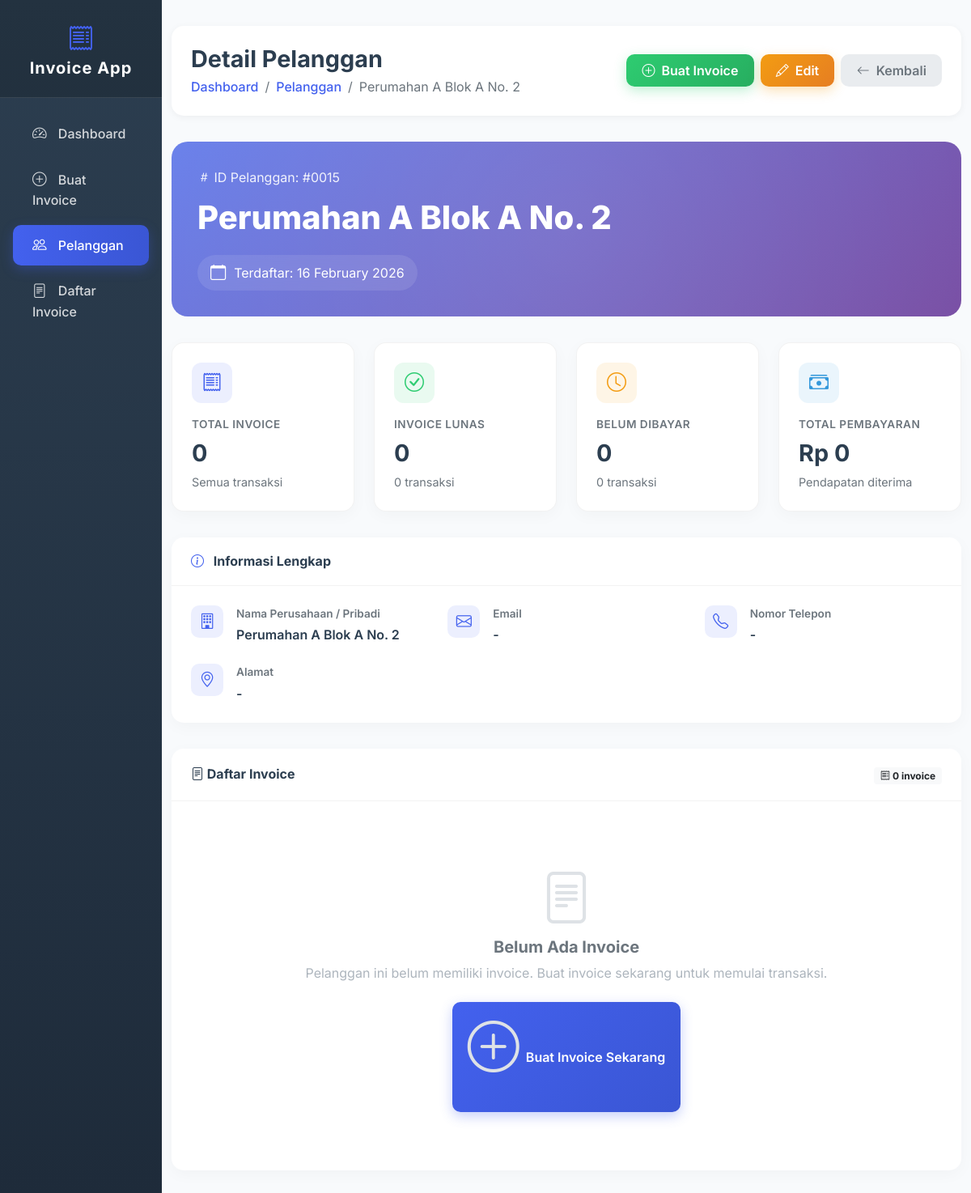
The page /view_customer.php?id=15 on the database its author committed.
### tables this page shows
CREATE TABLE `customers` (
  `id` int(11) NOT NULL,
  `name` varchar(100) NOT NULL,
  `email` varchar(100) DEFAULT NULL,
  `phone` varchar(20) DEFAULT NULL,
  `address` text DEFAULT NULL,
  `created_at` timestamp NOT NULL DEFAULT current_timestamp()
);

### include_functions.php (called while the page is built, shortened)
<?php
function formatRupiah($number) {
    return 'Rp ' . number_format($number, 0, ',', '.');
}
?>

### view_customer.php (the view, shortened to what this page needs)
<?php
require_once 'config_database.php';
require_once 'include_functions.php';
$id = $_GET['id'] ?? 0;
$query = "SELECT * FROM customers WHERE id = ?";
$stmt = $pdo->prepare($query);
$stmt->execute([$id]);
$customer = $stmt->fetch();
$query = "SELECT
            COUNT(*) as total_invoices,
            SUM(CASE WHEN status = 'paid' THEN total ELSE 0 END) as total_paid,
            SUM(CASE WHEN status = 'unpaid' THEN total ELSE 0 END) as total_unpaid,
            COUNT(CASE WHEN status = 'paid' THEN 1 END) as paid_invoices,
            COUNT(CASE WHEN status = 'unpaid' THEN 1 END) as unpaid_invoices
          FROM invoices
          WHERE customer_id = ?";
$stmt = $pdo->prepare($query);
$stmt->execute([$id]);
$stats = $stmt->fetch();
$query = "SELECT * FROM invoices WHERE customer_id = ? ORDER BY invoice_date DESC";
$stmt = $pdo->prepare($query);
$stmt->execute([$id]);
$invoices = $stmt->fetchAll();
?>
<!DOCTYPE html>
<html lang="id">
<head>
    <link href="https://cdn.jsdelivr.net/npm/bootstrap@5.1.3/dist/css/bootstrap.min.css" rel="stylesheet">
    <link rel="stylesheet" href="https://cdn.jsdelivr.net/npm/bootstrap-icons@1.8.1/font/bootstrap-icons.css">
</head>
<body>
    <div class="container-fluid">
        <div class="row">
            <nav class="col-md-2 d-md-block sidebar p-0">
                <div class="position-sticky">
                    <div class="sidebar-brand text-center">
                        <i class="bi bi-receipt"></i>
                        <h5>Invoice App</h5>
                    </div>
                    <ul class="nav flex-column mt-3">
                        <li class="nav-item">
                            <a class="nav-link" href="index.php">
                                <i class="bi bi-speedometer2"></i> Dashboard
                            </a>
                        </li>
                        <li class="nav-item">
                            <a class="nav-link" href="add_invoice.php">
                                <i class="bi bi-plus-circle"></i> Buat Invoice
                            </a>
                        </li>
                        <li class="nav-item">
                            <a class="nav-link active" href="customers.php">
                                <i class="bi bi-people"></i> Pelanggan
                            </a>
                        </li>
                        <li class="nav-item">
                            <a class="nav-link" href="invoices.php">
                                <i class="bi bi-file-text"></i> Daftar Invoice
                            </a>
                        </li>
                    </ul>
                </div>
            </nav>
            <main class="col-md-10 ms-sm-auto">
                <div class="page-header d-flex justify-content-between align-items-center">
                    <div>
                        <h1 class="h2 mb-1">Detail Pelanggan</h1>
                        <nav aria-label="breadcrumb">
                            <ol class="breadcrumb mb-0">
                                <li class="breadcrumb-item"><a href="index.php">Dashboard</a></li>
                                <li class="breadcrumb-item"><a href="customers.php">Pelanggan</a></li>
                                <li class="breadcrumb-item active"><?= htmlspecialchars($customer['name']) ?></li>
                            </ol>
                        </nav>
                    </div>
                    <div class="d-flex gap-2">
                        <a href="add_invoice.php?customer_id=<?= $customer['id'] ?>" class="btn-custom btn-success-custom">
                            <i class="bi bi-plus-circle"></i> Buat Invoice
                        </a>
                        <a href="edit_customer.php?id=<?= $customer['id'] ?>" class="btn-custom btn-warning-custom">
                            <i class="bi bi-pencil"></i> Edit
                        </a>
                        <a href="customers.php" class="btn-custom btn-secondary-custom">
                            <i class="bi bi-arrow-left"></i> Kembali
                        </a>
                    </div>
                </div>
                <div class="customer-header">
                    <div class="customer-id">
                        <i class="bi bi-hash"></i> ID Pelanggan: #<?= str_pad($customer['id'], 4, '0', STR_PAD_LEFT) ?>
                    </div>
                    <div class="customer-name">
                        <?= htmlspecialchars($customer['name']) ?>
                    </div>
                    <div class="customer-contact">
                        <div class="contact-item">
                            <i class="bi bi-calendar"></i>
                            Terdaftar: <?= date('d F Y', strtotime($customer['created_at'])) ?>
                        </div>
                    </div>
                </div>
                <div class="stats-grid">
                    <div class="stat-card">
                        <div class="stat-icon total">
                            <i class="bi bi-receipt"></i>
                        </div>
                        <div class="stat-label">Total Invoice</div>
                        <div class="stat-value"><?= $stats['total_invoices'] ?? 0 ?></div>
                        <div class="stat-sub">Semua transaksi</div>
                    </div>
                    <div class="stat-card">
                        <div class="stat-icon paid">
                            <i class="bi bi-check-circle"></i>
                        </div>
                        <div class="stat-label">Invoice Lunas</div>
                        <div class="stat-value"><?= $stats['paid_invoices'] ?? 0 ?></div>
                        <div class="stat-sub"><?= $stats['paid_invoices'] ?? 0 ?> transaksi</div>
                    </div>
                    <div class="stat-card">
                        <div class="stat-icon unpaid">
                            <i class="bi bi-clock"></i>
                        </div>
                        <div class="stat-label">Belum Dibayar</div>
                        <div class="stat-value"><?= $stats['unpaid_invoices'] ?? 0 ?></div>
                        <div class="stat-sub"><?= $stats['unpaid_invoices'] ?? 0 ?> transaksi</div>
                    </div>
                    <div class="stat-card">
                        <div class="stat-icon revenue">
                            <i class="bi bi-cash-stack"></i>
                        </div>
                        <div class="stat-label">Total Pembayaran</div>
                        <div class="stat-value"><?= formatRupiah($stats['total_paid'] ?? 0) ?></div>
                        <div class="stat-sub">Pendapatan diterima</div>
                    </div>
                </div>
                <div class="info-card">
                    <div class="card-header">
                        <h6><i class="bi bi-info-circle"></i> Informasi Lengkap</h6>
                    </div>
                    <div class="card-body">
                        <div class="info-grid">
                            <div class="info-item">
                                <div class="info-icon">
                                    <i class="bi bi-building"></i>
                                </div>
                                <div class="info-content">
                                    <div class="label">Nama Perusahaan / Pribadi</div>
                                    <div class="value"><?= htmlspecialchars($customer['name']) ?></div>
                                </div>
                            </div>
                            <div class="info-item">
                                <div class="info-icon">
                                    <i class="bi bi-envelope"></i>
                                </div>
                                <div class="info-content">
                                    <div class="label">Email</div>
                                    <div class="value"><?= htmlspecialchars($customer['email'] ?: '-') ?></div>
                                </div>
                            </div>
                            <div class="info-item">
                                <div class="info-icon">
                                    <i class="bi bi-telephone"></i>
                                </div>
                                <div class="info-content">
                                    <div class="label">Nomor Telepon</div>
                                    <div class="value"><?= htmlspecialchars($customer['phone'] ?: '-') ?></div>
                                </div>
                            </div>
                            <div class="info-item">
                                <div class="info-icon">
                                    <i class="bi bi-geo-alt"></i>
                                </div>
                                <div class="info-content">
                                    <div class="label">Alamat</div>
                                    <div class="value"><?= nl2br(htmlspecialchars($customer['address'] ?: '-')) ?></div>
                                </div>
                            </div>
                        </div>
                    </div>
                </div>
                <div class="table-card">
                    <div class="card-header">
                        <div class="row align-items-center">
                            <div class="col-md-6">
                                <h6><i class="bi bi-file-text"></i> Daftar Invoice</h6>
                            </div>
                            <div class="col-md-6 text-end">
                                <span class="badge bg-light text-dark">
                                    <i class="bi bi-receipt"></i> <?= count($invoices) ?> invoice
                                </span>
                            </div>
                        </div>
                    </div>
                    <div class="card-body">
                        <?php if (count($invoices) > 0): ?>
                            <div class="table-responsive">
                                <table class="table">
                                    <thead>
                                        <tr>
                                            <th>No. Invoice</th>
                                            <th>Tanggal</th>
                                            <th>Total</th>
                                            <th>Status</th>
                                            <th class="text-center">Aksi</th>
                                        </tr>
                                    </thead>
                                    <tbody>
                                        <?php foreach($invoices as $invoice): ?>
                                        <tr>
                                            <td>
                                                <a href="view_invoice.php?id=<?= $invoice['id'] ?>" class="invoice-number">
                                                    <?= $invoice['invoice_number'] ?>
                                                </a>
                                            </td>
                                            <td><?= date('d/m/Y', strtotime($invoice['invoice_date'])) ?></td>
                                            <td><strong><?= formatRupiah($invoice['total']) ?></strong></td>
                                            <td>
                                                <?php if ($invoice['status'] == 'paid'): ?>
                                                    <span class="badge-status badge-paid">
                                                        <i class="bi bi-check-circle"></i> Lunas
                                                    </span>
                                                <?php else: ?>
                                                    <span class="badge-status badge-unpaid">
                                                        <i class="bi bi-clock"></i> Belum Dibayar
                                                    </span>
                                                <?php endif; ?>
                                            </td>
                                            <td class="text-center">
                                                <a href="view_invoice.php?id=<?= $invoice['id'] ?>" class="btn-custom btn-info-custom" style="padding: 0.3rem 1rem;" title="Lihat Detail">
                                                    <i class="bi bi-eye"></i> Detail
                                                </a>
                                            </td>
                                        </tr>
                                        <?php endforeach; ?>
                                    </tbody>
                                </table>
                            </div>
                        <?php else: ?>
                            <div class="empty-state">
                                <i class="bi bi-file-text"></i>
                                <h5>Belum Ada Invoice</h5>
                                <p>Pelanggan ini belum memiliki invoice. Buat invoice sekarang untuk memulai transaksi.</p>
                                <a href="add_invoice.php?customer_id=<?= $customer['id'] ?>" class="btn-custom btn-primary-custom">
                                    <i class="bi bi-plus-circle"></i> Buat Invoice Sekarang
                                </a>
                            </div>
                        <?php endif; ?>
                    </div>
                </div>
            </main>
        </div>
    </div>
</body>
</html>

### rows shown on the page
customers: name "Perumahan A Blok A No. 2", id "0015", created_at "16 February 2026", email "-", phone "-", address "-"

### other values the page prints
$stats['total_invoices'] "0"
$stats['paid_invoices'] "0"
$stats['unpaid_invoices'] "0"
formatRupiah($stats['total_paid'] ?? 0) "Rp 0"
count($invoices) "0"
